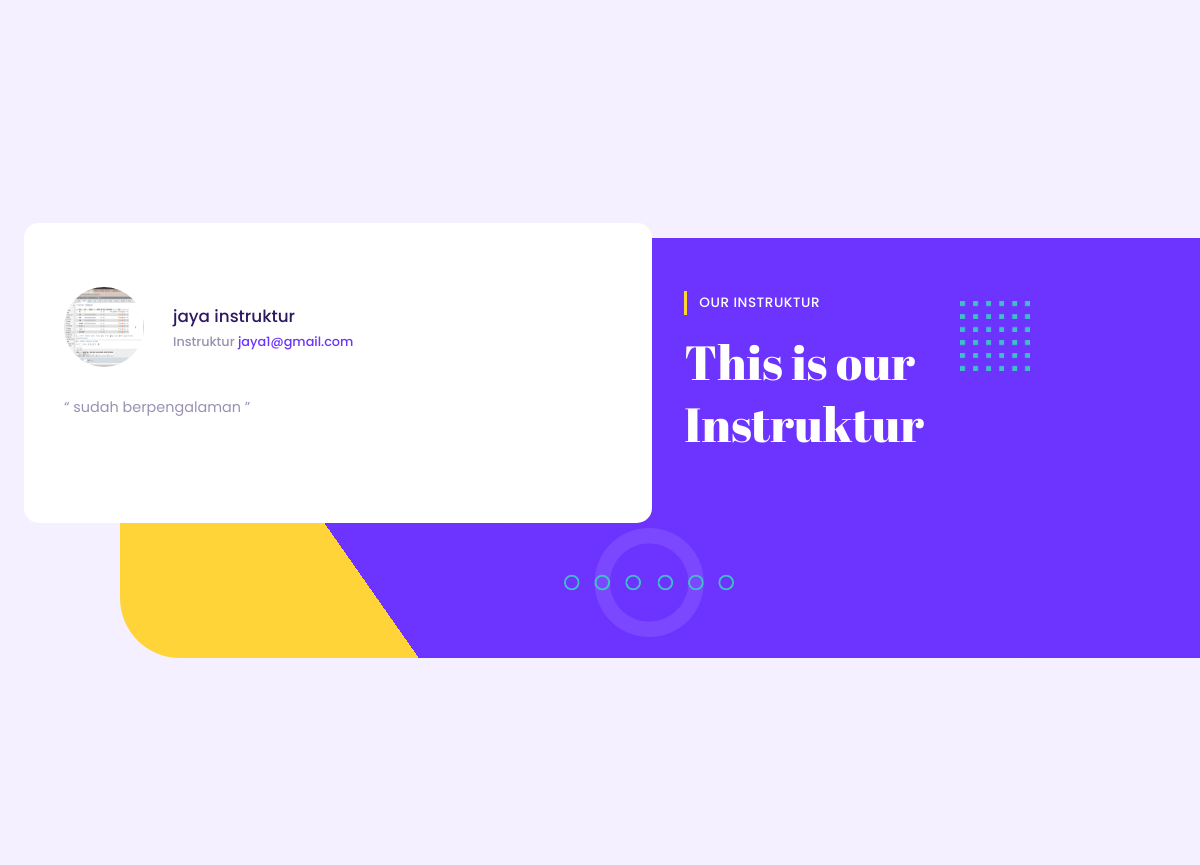
Before: / (middle part) with the older database file.
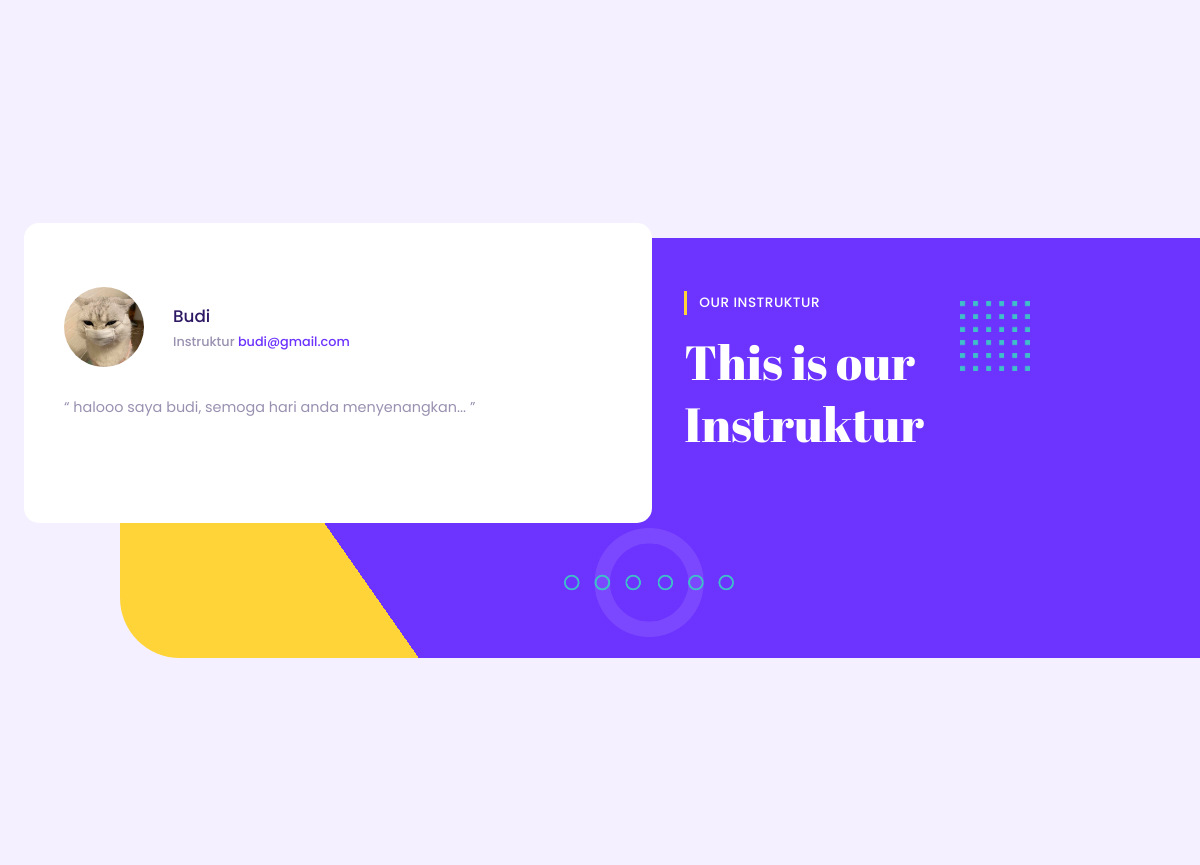
After: the same page with the newer database file.
### tables this page shows
CREATE TABLE `tbl_instruktur` (
  `id_instruktur` int NOT NULL,
  `id_user` int DEFAULT NULL,
  `username_instr` varchar(50) DEFAULT NULL,
  `email_instr` varchar(50) DEFAULT NULL,
  `TTL` varchar(50) DEFAULT NULL,
  `no_telp` varchar(20) DEFAULT NULL,
  `JK` enum('Male','Female') DEFAULT NULL,
  `honor` varchar(100) DEFAULT NULL,
  `image_instr` varchar(256) DEFAULT NULL,
  `deskripsi_instr` varchar(256) DEFAULT NULL
);

### application/controllers/Home.php (called while the page is built, shortened)
<?php
class Home extends CI_Controller {
	public function __construct()
	{
		$this->load->model(['m_paket','m_user','m_instruktur','m_home','m_mobil']);
	}
	public function index()
	{
	$data = array(
		'title_course'=> 'Courses',
		'title_paket'=> 'Paket & Mobil',
		'title_instr'=> 'Our Instruktur',
		'total_peserta' => $this->m_home->total_peserta(),
		'total_instruktur' => $this->m_home->total_instruktur(),
		'paket'=> $this->m_paket->get_all_data(),
		'mobil'=> $this->m_mobil->get_all_data(),
		'instruktur'=> $this->m_instruktur->get_join_data(),
	);
		$this->load->view('layout/v_home', $data ,FALSE);
	}
}

### index.php (called while the page is built, shortened)
<?php
require_once BASEPATH.'core/CodeIgniter.php';

### application/models/M_home.php (called while the page is built, shortened)
<?php
class M_home extends CI_Model {
        public function total_peserta()
        {
                return $this->db->get('tbl_peserta')->num_rows();
        }
        public function total_instruktur()
        {
                return $this->db->get('tbl_instruktur')->num_rows();
        }
}

### application/models/M_paket.php (called while the page is built, shortened)
<?php
class M_paket extends CI_Model {
        public function get_all_data()
        {
                $this->db->select('*');
                $this->db->from('tbl_paket');
                $this->db->join('tbl_mobil', 'tbl_mobil.id_mobil = tbl_paket.id_mobil', 'left');
                $this->db->order_by('tbl_paket.id_mobil','desc');
                return $this->db->get()->result();
        }
}

### application/models/M_mobil.php (called while the page is built, shortened)
<?php
class M_mobil extends CI_Model {
        public function get_all_data()
        {
                $this->db->select('*');
                $this->db->from('tbl_mobil');
                $this->db->order_by('id_mobil','desc');
                return $this->db->get()->result();
        }
}

### application/models/M_instruktur.php (called while the page is built, shortened)
<?php
class M_instruktur extends CI_Model {
        public function get_join_data()
        {
                $this->db->select('*');
                $this->db->from('tbl_instruktur');
                $this->db->join('tbl_user', 'tbl_user.id_user = tbl_instruktur.id_user', 'left');
                $this->db->order_by('id_instruktur', 'desc');
                return $this->db->get()->result();
        }
}

### application/views/layout/v_home.php (the view, shortened to what this page needs)
<!DOCTYPE html>
<html lang="en">
<head>
        <link rel="stylesheet" href="https://unicons.iconscout.com/release/v4.0.0/css/line.css">
        <link rel="stylesheet" href="https://unpkg.com/swiper@8/swiper-bundle.min.css"/>
        <link rel="stylesheet" href="<?= base_url()?>/assets/css/home.css">
</head>
<body>
        <main>
                <section  class="portfolio section" id="portfolio">
                </section>
                <section class="testimonials section" id="testi">
                        <div class="container">
                                <div class="section-background">
                                        <img src="<?= base_url()?>/assets/images/home/circle2.png" class="circle" alt="">
                                        <img src="<?= base_url()?>/assets/images/home/square1.png" class="square" alt="">
                                </div>
                                <div class="swiper">
                                        <div class="swiper-wrapper">
                                                <?php
                                                foreach ($instruktur as $key => $value) {?>
                                                        <div class="swiper-slide">
                                                                <div class="client">
                                                                        <img src="<?= base_url('assets/images/gambar/' .$value->image_instr)?>" alt="">
                                                                        <div class="client-info">
                                                                                <h4><?= $value->username_instr?></h4>
                                                                                <h5><?php
                                                                                        if($value->level_user == 3){?>
                                                                                                Instruktur
                                                                                <?php }?>
                                                                                <a href="#"><?= $value->email_instr?></a></h5>
                                                                        </div>
                                                                </div>
                                                                <q class="text">
                                                                       <?= $value->deskripsi_instr?>
                                                                </q>
                                                        </div>
                                                <?php }?>
                                        </div>
                                        <div class="swiper-pagination"></div>
                                </div>
                                <div class="testimonials-title">
                                        <h3 class="sub-heading"><?= $title_instr?></h3>
                                        <h1 class="heading">This is our <br>Instruktur</h1>
                                </div>
                        </div>
                </section>
                <section class="contact section" id="contact">
                </section>
        </main>
</body>
</html>

### assets/css/home.css (style rules this page uses)
:root { --hue-1:257; --hue-2:47; --main-color-1: hsl(var(--hue-1), 100%, 60%); --color-danger: #ff7782; --main-color-dark-1: hsl(var(--hue-1), 69%, 50%); --main-color-2: hsl(var(--hue-2), 100%, 61%); --main-color-dark-2: hsl(var(--hue-2), 82%, 55%); --section-padding: 7rem; }
body { --bg-color: hsl(var(--hue-1), 100%, 97%); --bg-color-1: hsl(var(--hue-1), 100%, 95.5%); --bg-color-2: #fff; --bg-color-3: hsl(var(--hue-1), 100%, 98%); --bg-color-transparent: rgba(255,255,255,0.6); --heading-color: hsl(var(--hue-1), 61%, 24%); --text-color: hsl(var(--hue-1), 17%, 63%); }
*, *::before, *::after { padding: 0; margin: 0; box-sizing: border-box; }
html { scroll-behavior: smooth; }
body { overflow-x: hidden; background-color: var(--bg-color); font-family: "Poppins", sans-serif; transition: 0.3s background-color; }
a { text-decoration: none; }
.container { position: relative; width: 100%; max-width: 75rem; padding: 0 1.5rem; margin: 0 auto; }
.sub-heading { color: var(--heading-color); text-transform: uppercase; font-size: 0.85rem; letter-spacing: 0.5px; border-left: 3px solid var(--main-color-2); padding: 0.13rem 0.75rem; margin-bottom: 1rem; font-weight: 500; transition: 0.3s color; }
.heading { color: var(--heading-color); font-size: 3rem; font-family: "Abril Fatface", cursive; font-weight: 400; line-height: 1.3; transition: 0.3s color; }
.text { color: var(--text-color); font-size: 0.9rem; margin: 2rem 0; line-height: 2.3; transition: 0.3s color; }
.section { position: relative; padding: var(--section-padding) 0; }
.square { width: 70px; transition: 0.3s opacity; }
.testimonials .section-background .square { left: 70%; position: absolute; }
.testimonials { overflow: hidden; padding: var(--section-padding) 0 calc(var(--section-padding) + 120px); }
.testimonials .container { display: grid; grid-template-columns: 1.2fr 1fr; align-items: center; }
.swiper { width: 100%; background-color: var(--bg-color-2); border-radius: 15px; padding: 4rem 0 2.5rem; transition: 0.3s background-color; }
.swiper-slide { padding: 0 2.5rem; }
.client { display: grid; grid-template-columns: 85px 1fr; align-items: center; gap: 1.5rem; }
.client img { width: 80px; height: 80px; border-radius: 50%; }
.client-info h4 { font-weight: 500; color: var(--heading-color); margin-bottom: 0.3rem; font-size: 1.05rem; transition: 0.3s color; }
.client-info h5 { color: var(--text-color); font-weight: 500; font-size: 0.8rem; transition: 0.3s color; }
.client-info h5 a { color:var(--main-color-1); }
.swiper-slide .text { display: block; margin: 1.5rem 0 0; }
.swiper-pagination { position: static; display: flex; align-items: center; justify-content: center; height: 11px; margin-top: 3rem; }
.testimonials-title { padding-left: 2rem; }
.testimonials-title > * { color: #fff; }
.section-background { position: absolute; width: 100vw; max-width: 75rem; height: calc(100% + 120px); top: 15px; left: 50%; transform: translateX(calc(-50% + 120px)); background-image: linear-gradient(55deg, var(--main-color-2) 20%, var(--main-color-1) 20% ); border-bottom-left-radius: 60px; z-index: -1; }
.section-background .circle { position: absolute; width: 170px; left: 37%; top: 69%; transform: translate(-50,-50); }
.section-background .square { position: absolute; left: 77%; top: 15%; transform: translate(-50,-50); }

Changed rows visible on the page:
removed tbl_instruktur: image_instr (picture), username_instr "jaya instruktur", email_instr "jaya1@gmail.com", deskripsi_instr "sudah berpengalaman"
now on this page (row unchanged): tbl_instruktur: image_instr (picture), username_instr "Budi", email_instr "budi@gmail.com", deskripsi_instr "halooo saya budi, semoga hari anda menyenangkan..."
